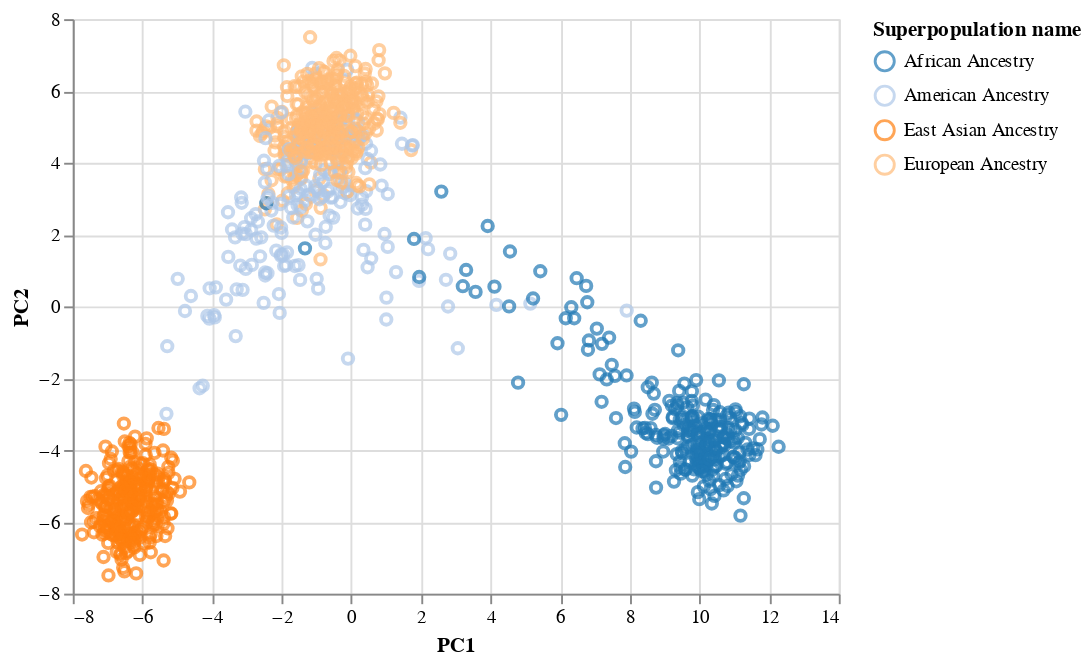

This figure's notebook cell:
### Markdown cell above
## Plot the PCA:

### Code cell
alt.Chart(df_plot).mark_point().encode(
    x='PC1',
    y='PC2',
    color=alt.Color('Superpopulation name', scale=alt.Scale(scheme='category20'))
)

### Figure 1 — Vega-Lite specification as saved in the notebook (floating-point values rounded to 4 significant figures; data arrays with more than 128 entries replaced by an {"elided": "..."} marker saying what was removed)
{"config": {"view": {"continuousWidth": 400, "continuousHeight": 300}}, "data": {"name": "data-2923a2cf9735a7cea419092899baa8b8"}, "mark": "point", "encoding": {"color": {"field": "Superpopulation name", "scale": {"scheme": "category20"}, "type": "nominal"}, "x": {"field": "PC1", "type": "quantitative"}, "y": {"field": "PC2", "type": "quantitative"}}, "$schema": "https://vega.github.io/schema/vega-lite/v4.17.0.json", "datasets": {"data-2923a2cf9735a7cea419092899baa8b8": {"elided": "1092 records"}}}
